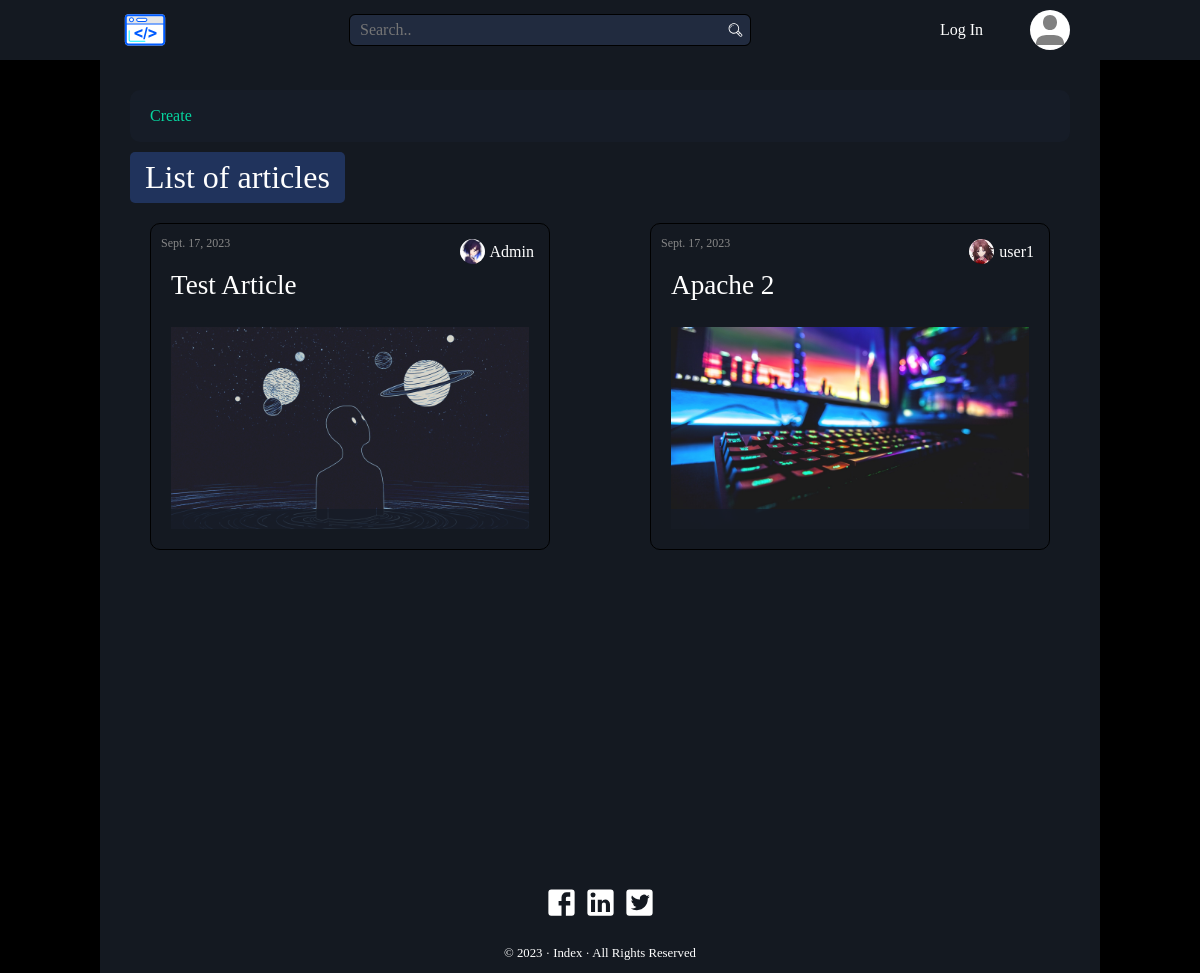
The page / on the database its author committed.
### blog/models.py (models this page shows, shortened)
class Article(models.Model):
    title = models.CharField(max_length=50)
    preview = models.ImageField(upload_to=article_preview_path, blank=True, null=True)
    content = MarkdownxField()
    author = models.ForeignKey(User, on_delete=models.CASCADE)
    created_at = models.DateField(auto_now_add=True)
    @property
    def md_content(self):
        return markdownify(self.content)

class User(AbstractUser):
    username = models.CharField(max_length=40, unique=True)
    password = models.CharField(max_length=200)
    email = models.EmailField(default=None, blank=True, null=True)
    birth_date = models.DateField(default=None, blank=True, null=True)
    avatar = models.ImageField(upload_to=user_avatar_path, blank=True, null=True)
    created_at = models.DateField(auto_now_add=True)
    USERNAME_FIELD = "username"
    def __str__(self):
        return self.username

### blog/views.py (the view)
# urls.py: path("", views.ArticleListView.as_view(), name="article_list"),
class ArticleListView(ListView):
    model = Article
    template_name = "blog/article_list.html"
    context_object_name = "articles"
    def get_queryset(self):
        queryset = super().get_queryset()
        query = self.request.GET.get("q")
        if query:
            queryset = queryset.filter(
                Q(title__icontains=query) | Q(content__icontains=query)
            )
        return queryset

### blog/templates/blog/article_list.html (shortened to what this page needs)
{% extends "blog/base.html" %}
{% load static %}
{% block content %}
<div class="cnt_btns">
    <a href="/article/create/" title="Create">Create</a>
</div>
<div class="cnt_h">
    <h1>List of articles</h1>
</div>
<div class="cnt article_list">
    {% for article in articles %}
    <div class="article">
        <a href="{% url 'article_detail' article.pk %}" title="{{ article.title }}" class="article_link">
            <div class="article_title">{{ article.title }}</div>
            <div class="article_preview">
                <img src="{% if article.preview %}{{ article.preview.url }}{% else %}{% static 'blog/media/preview.jpg' %}{% endif %}"
                    alt="preview">
            </div>
        </a>
        <div class="article_date">{{ article.created_at }}</div>
        <a href="/{{ article.author }}" title="{{ article.author }}" class="article_author">
            <div class="author_avatar">
                <img src="{% if article.author.avatar %}{{ article.author.avatar.url }}{% else %}{% static 'blog/media/avatar.svg' %}{% endif %}"
                    alt="avatar" />
            </div>{{ article.author }}
        </a>
    </div>
    {% endfor %}
</div>
{% endblock %}

### blog/templates/blog/base.html (shortened to what this page needs)
<!DOCTYPE html>
<html lang="en">
<head>
    {% load static %}
    <link rel="stylesheet" href="{% static 'blog/css/reset.css' %}" />
    <link rel="stylesheet" href="{% static 'blog/css/base.css' %}" />
    <link rel="stylesheet" href="{% static 'blog/css/blog.css' %}" />
</head>
<body>
    <header class="header">
        <div class="inner_header">
            <a href="/" class="logo"><img src="{% static 'blog/media/cmd.svg' %}" alt="logo" /></a>
            <form method="get" action="{% url 'article_list' %}" class="search_form">
                <input type="text" class="search_input" name="q" placeholder="Search.." accesskey="k" autocomplete="off"
                    title="Search (alt + k)" />
            </form>
            <div class="profile_head profile_head_hoverable">
                <a href="/{{ user }}" class="profile_head_link">
                    <span class="profile_head_name">
                        {% if user.is_authenticated %}
                        {{ user }}
                        {% else %}
                        {{ "Log In" }}
                        {% endif %}
                    </span>
                    <div class="profile_head_ava">
                        <img src="{% if user.avatar %}{{ user.avatar.url }}{% else %}{% static 'blog/media/avatar.svg' %}{% endif %}"
                            alt="avatar" />
                    </div>
                </a>
            </div>
        </div>
    </header>
    <main class="main">
        <div class="inner_main">
            {% block content %}
            {% endblock %}
        </div>
    </main>
    <footer class="footer">
        <div class="inner_footer">
            <div class="f_links">
                <a href="https://www.facebook.com/" title="facebook" target="_blank" rel="noopener noreferrer">
                    <img src="{% static 'blog/media/facebook.svg' %}" alt="facebook" />
                </a>
                <a href="https://www.linkedin.com/" title="linkedin" target="_blank" rel="noopener noreferrer">
                    <img src="{% static 'blog/media/linkedin.svg' %}" alt="linkedin" />
                </a>
                <a href="https://twitter.com/" title="twitter" target="_blank" rel="noopener noreferrer">
                    <img src="{% static 'blog/media/twitter.svg' %}" alt="twitter" />
                </a>
            </div>
            <span>&copy; 2023 &middot; Index &middot; All Rights Reserved</span>
        </div>
    </footer>
</body>
</html>

### blog/static/blog/css/base.css (style rules this page uses)
.header { width: 100%; height: 60px; position: sticky; display: block; top: 0; left: 0; right: 0; background-color: #181d27dd; -webkit-backdrop-filter: blur(1px); backdrop-filter: blur(1px); -webkit-user-select: none; -moz-user-select: none; user-select: none; transition: 100ms; z-index: 100; }
.inner_header { width: 100%; max-width: 1000px; height: 100%; display: flex; justify-content: space-between; align-items: center; margin: auto; padding: 0 20px; transition: 100ms; }
.logo { border-radius: 10px; }
.search_form { position: relative; transition: 250ms; }
.search_input { width: 400px; height: 30px; padding: 0 10px; outline: 1px solid #000; background-color: #212b3f; border-radius: 5px; transition: 200ms; }
.profile_head a { width: 150px; height: 60px; display: flex; justify-content: space-between; align-items: center; padding: 0 10px; gap: 10px; transition: 150ms; }
.profile_head_name { text-wrap: nowrap; overflow: hidden; }
.profile_head_ava { width: 40px; height: 40px; display: flex; justify-content: center; align-items: center; border-radius: 50%; overflow: hidden; transition: 100ms; }
.main { width: 100%; transition: 100ms; }
.inner_main { width: 100%; max-width: 1000px; min-height: 100vh; height: 100%; margin: auto; padding: 30px; background-color: #181d27dd; transition: 100ms; }
.footer { width: 100%; -webkit-user-select: none; -moz-user-select: none; user-select: none; }
.inner_footer { width: 100%; max-width: 1000px; height: 100%; display: flex; flex-direction: column; justify-content: center; align-items: center; margin: auto; padding: 10px 30px; background-color: #181d27dd; }
.f_links { padding: 15px 0; }
.f_links>a { display: inline-block; }
.f_links img { width: 35px; height: 35px; display: inline-block; transition: 0.3s; }
.inner_footer span { font-size: 80%; }

### blog/static/blog/css/blog.css (style rules this page uses)
.cnt_btns, .form_btns { display: flex; justify-content: flex-start; align-items: center; gap: 20px; padding: 10px; background-color: #161c27; border-radius: 10px; }
.cnt_btns a { width: max-content; display: inline-block; color: #06d6a0; border-radius: 5px; padding: 3px 10px; transition: 150ms; }
.cnt_h { display: inline-block; margin: 10px 0; padding: 0 15px; background-color: #20335c; border-radius: 5px; }
.cnt_h h1 { font-weight: normal; padding: 0; }
.cnt { margin: 10px 20px; }
.article_list { display: flex; flex-wrap: wrap; justify-content: space-between; align-items: flex-start; gap: 40px; }
.article { width: 400px; position: relative; border: 1px solid #000; border-radius: 10px; transition: 200ms; }
.article_link { width: 100%; height: 100%; display: flex; flex-direction: column; gap: 20px; padding: 20px; border-radius: 10px; }
.article .article_title { margin-top: 20px; font-size: 170%; text-wrap: nowrap; overflow: hidden; }
.article .article_date { position: absolute; top: 10px; left: 10px; color: #888; font-size: 75%; pointer-events: none; }
.article .article_author { position: absolute; display: flex; justify-content: center; align-items: center; gap: 5px; top: 10px; right: 10px; padding: 5px; border-radius: 10px; transition: 150ms; }
.article .article_author .author_avatar { width: 25px; height: 25px; display: flex; justify-content: center; align-items: center; border-radius: 50%; overflow: hidden; transition: 150ms; }
.article .article_preview img { width: 100%; aspect-ratio: 16/9; transition: 150ms; }

### rows shown on the page
Article: title "Test Article", preview (picture), created_at "Sept. 17, 2023", author.avatar (picture), author "Admin"
Article: title "Apache 2", preview (picture), created_at "Sept. 17, 2023", author.avatar (picture), author "user1"

### other values the page prints
{{ "Log In" }} "Log In"
